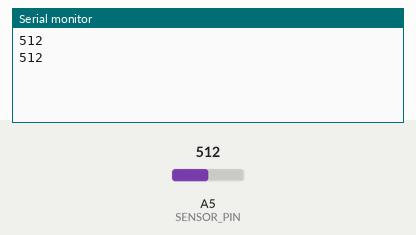
This sketch was run on a simulated Arduino Uno, built with avr-gcc and run on an emulated ATmega328P. On the bench: the last lines printed to the serial monitor. The test bench sets the inputs (shaded band); at power-on: A5 (SENSOR_PIN) = 512.

Above: at 1.8 s.
1.9 s: A5 (SENSOR_PIN) set to 716
At 2.8 s:
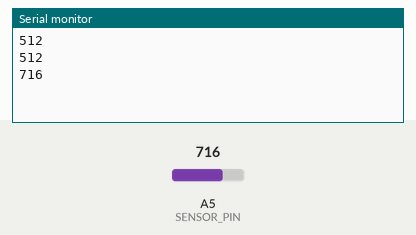
3.4 s: A5 (SENSOR_PIN) set to 900
At 4.5 s:
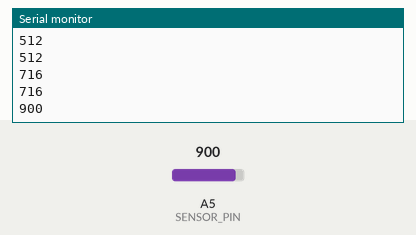
Timing chart, 0 to 6.4 s (numbered marks = the images above; inputs shaded):
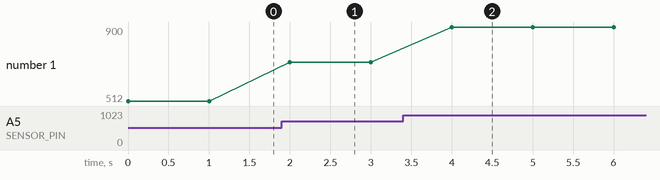

Measured:
- after the input at 1.9 s, the serial monitor: prints a new line after 0.10 s (image 1)
- after the input at 3.4 s, the serial monitor: prints a new line after 0.60 s (image 2)
- plotted number 1: 512 → 716 after the input at 1.9 s, 716 → 900 after the input at 3.4 s

The sketch:

hands-on-05-temperatura.ino
```cpp
/*
 * UNIVERSIDADE FEDERAL DO AMAZONAS - UFAM
 * INSTITUTO DE COMPUTAÇÃO - ICOMP
 * CURSO INTRODUÇÃO AO ARDUINO
 * MARCOS A. P. DE LIMA
 * MARCOS.LIMA@ICOMP.UFAM.EDU.BR
 * JUN, 2022
 */
const int SENSOR_PIN = A5;

void setup() {
  pinMode(SENSOR_PIN, INPUT); // configura o pino A5 como pino de saída
  Serial.begin(9600);
}

void loop() {
  int sensor_val = analogRead(SENSOR_PIN); // lê voltagem do sensor
  Serial.println(sensor_val); // imprime a voltagem lida no Monitor Serial
  delay(1000);
}
```
